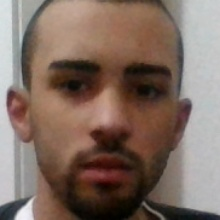
#> input picture fotos/pessoa_1_1.jpg, 220 x 220 px; its folder holds 4 pictures in this run
$ python treinamento.py   (Python 2 division)
#> lines starting #> are read from the running program, lines starting #| are printed output that depends on the picture
import cv2
import os
import numpy as np

eigenface = cv2.face.EigenFaceRecognizer_create()
fisherface = cv2.face.FisherFaceRecognizer_create()
lbph = cv2.face.LBPHFaceRecognizer_create()


def getImagemComId():
    # ler todas as imagens
    caminhos = [os.path.join('fotos', f) for f in os.listdir('fotos')]
    faces = []
    ids = []

    # percorer cada imagem
    for caminhoImagem in caminhos:
        # pegar as imagens ja convertendo para escala cinza
        imagemFace = cv2.cvtColor(cv2.imread(caminhoImagem), cv2.COLOR_BGR2GRAY)
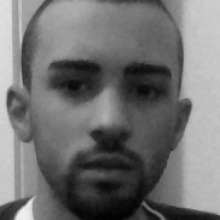
#> imagemFace: shape (220, 220); min 0, max 242, mean 113.5

        # pegar os ids
        id = int(os.path.split(caminhoImagem)[-1].split('_')[1])

        print(id)

        # preenchenco lista com ids
        ids.append(id)

        # preenchendo lista de faces
        faces.append(imagemFace)
#> pass 2 of the loop in getImagemComId, `for caminhoImagem in caminhos:`:
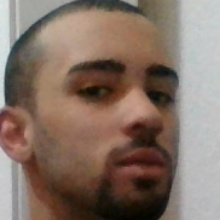
#> input picture fotos/pessoa_1_10.jpg, 220 x 220 px
#> in getImagemComId, `imagemFace = cv2.cvtColor(cv2.imread(caminhoImagem), cv2.COLOR_BGR2GRAY)`:
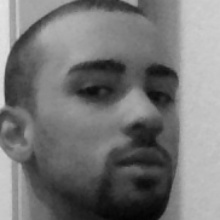
#> imagemFace: shape (220, 220); min 3, max 230, mean 118
#> pass 3 of the loop in getImagemComId, `for caminhoImagem in caminhos:`:
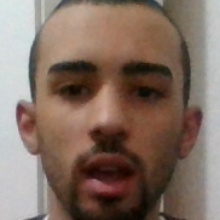
#> input picture fotos/pessoa_1_11.jpg, 220 x 220 px
#> in getImagemComId, `imagemFace = cv2.cvtColor(cv2.imread(caminhoImagem), cv2.COLOR_BGR2GRAY)`:
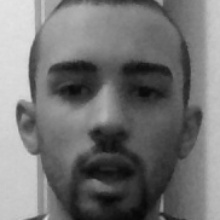
#> imagemFace: shape (220, 220); min 6, max 228, mean 115.2
#> the loop made 4 passes; the first 3 are shown

    return np.array(ids), faces


ids, faces = getImagemComId()

print('Treinando...')

# treina o algoritmo / aprendizagem supervisionada
eigenface.train(faces, ids)
# gera um arquivo com esta estenção
eigenface.write('classificadorEigen.yml')

#> (the run stopped early here; a loop or call above may not have finished)
